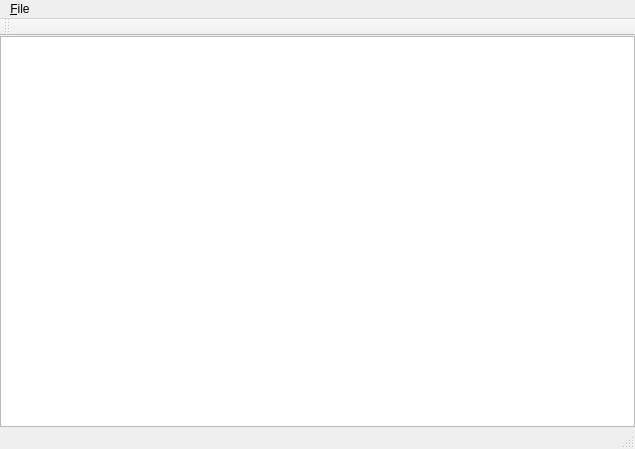
<?xml version="1.0" encoding="UTF-8"?>
<ui version="4.0">
 <class>MainWindow</class>
 <widget class="QMainWindow" name="MainWindow">
  <property name="geometry">
   <rect>
    <x>0</x>
    <y>0</y>
    <width>635</width>
    <height>449</height>
   </rect>
  </property>
  <property name="windowTitle">
   <string>MainWindow</string>
  </property>
  <widget class="QWidget" name="centralWidget">
   <layout class="QGridLayout" name="gridLayout">
    <property name="leftMargin">
     <number>0</number>
    </property>
    <property name="topMargin">
     <number>0</number>
    </property>
    <property name="rightMargin">
     <number>0</number>
    </property>
    <property name="bottomMargin">
     <number>0</number>
    </property>
    <item row="0" column="0">
     <widget class="QTextBrowser" name="textBrowser"/>
    </item>
   </layout>
  </widget>
  <widget class="QMenuBar" name="menuBar">
   <property name="geometry">
    <rect>
     <x>0</x>
     <y>0</y>
     <width>635</width>
     <height>22</height>
    </rect>
   </property>
   <widget class="QMenu" name="menu_File">
    <property name="title">
     <string>&amp;File</string>
    </property>
    <addaction name="action_Open"/>
   </widget>
   <addaction name="menu_File"/>
  </widget>
  <widget class="QToolBar" name="mainToolBar">
   <attribute name="toolBarArea">
    <enum>TopToolBarArea</enum>
   </attribute>
   <attribute name="toolBarBreak">
    <bool>false</bool>
   </attribute>
  </widget>
  <widget class="QStatusBar" name="statusBar"/>
  <action name="action_Open">
   <property name="text">
    <string>&amp;Open</string>
   </property>
  </action>
 </widget>
 <layoutdefault spacing="6" margin="11"/>
 <resources/>
 <connections/>
</ui>
